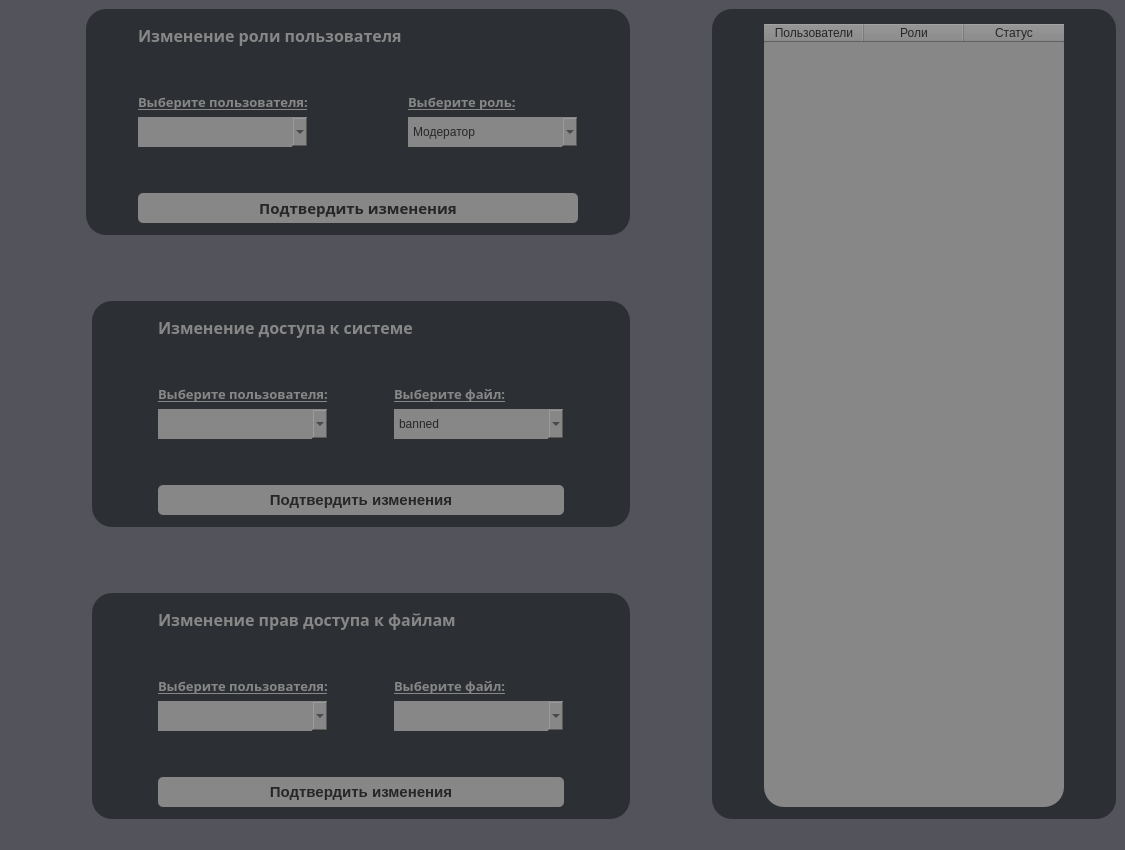
<?xml version="1.0" encoding="UTF-8"?>
<ui version="4.0">
 <class>adminpanel1</class>
 <widget class="QMainWindow" name="adminpanel1">
  <property name="geometry">
   <rect>
    <x>0</x>
    <y>0</y>
    <width>1125</width>
    <height>850</height>
   </rect>
  </property>
  <property name="windowTitle">
   <string>Панель администратора</string>
  </property>
  <property name="styleSheet">
   <string notr="true">background-color: rgb(83, 83, 92);</string>
  </property>
  <widget class="QWidget" name="centralwidget">
   <layout class="QGridLayout" name="gridLayout_4">
    <item row="0" column="1" colspan="2">
     <widget class="QGroupBox" name="groupBox_2">
      <property name="minimumSize">
       <size>
        <width>380</width>
        <height>150</height>
       </size>
      </property>
      <property name="styleSheet">
       <string notr="true">background-color: rgb(44, 47, 51);
color: rgb(255, 255, 255);
border-radius: 20px;</string>
      </property>
      <property name="title">
       <string/>
      </property>
      <layout class="QGridLayout" name="gridLayout">
       <item row="3" column="2">
        <widget class="QComboBox" name="comboBox_2">
         <property name="minimumSize">
          <size>
           <width>170</width>
           <height>30</height>
          </size>
         </property>
         <property name="styleSheet">
          <string notr="true">background-color: rgb(135, 135, 135);
color: rgb(38, 38, 38);
font: 700 10pt &quot;gg sans&quot;;</string>
         </property>
         <item>
          <property name="text">
           <string>Модератор</string>
          </property>
         </item>
         <item>
          <property name="text">
           <string>Пользователь</string>
          </property>
         </item>
         <item>
          <property name="text">
           <string>Гость</string>
          </property>
         </item>
        </widget>
       </item>
       <item row="2" column="1">
        <widget class="QLabel" name="label_3">
         <property name="font">
          <font>
           <family>gg sans</family>
           <pointsize>10</pointsize>
           <bold>true</bold>
           <underline>true</underline>
          </font>
         </property>
         <property name="styleSheet">
          <string notr="true">background-color: rgb(44, 47, 51);
color: rgb(135, 135, 135);
border-radius: 5px;</string>
         </property>
         <property name="text">
          <string>Выберите пользователя:</string>
         </property>
        </widget>
       </item>
       <item row="3" column="0">
        <spacer name="horizontalSpacer_2">
         <property name="orientation">
          <enum>Qt::Horizontal</enum>
         </property>
         <property name="sizeHint" stdset="0">
          <size>
           <width>40</width>
           <height>20</height>
          </size>
         </property>
        </spacer>
       </item>
       <item row="0" column="1">
        <widget class="QLabel" name="label">
         <property name="minimumSize">
          <size>
           <width>260</width>
           <height>20</height>
          </size>
         </property>
         <property name="font">
          <font>
           <family>gg sans</family>
           <pointsize>12</pointsize>
           <bold>true</bold>
          </font>
         </property>
         <property name="styleSheet">
          <string notr="true">background-color: rgb(44, 47, 51);
color: rgb(135, 135, 135);
border-radius: 5px;</string>
         </property>
         <property name="text">
          <string>Изменение роли пользователя</string>
         </property>
        </widget>
       </item>
       <item row="1" column="1">
        <spacer name="verticalSpacer_2">
         <property name="orientation">
          <enum>Qt::Vertical</enum>
         </property>
         <property name="sizeHint" stdset="0">
          <size>
           <width>20</width>
           <height>40</height>
          </size>
         </property>
        </spacer>
       </item>
       <item row="3" column="1">
        <widget class="QComboBox" name="comboBox">
         <property name="minimumSize">
          <size>
           <width>170</width>
           <height>30</height>
          </size>
         </property>
         <property name="maximumSize">
          <size>
           <width>170</width>
           <height>16777215</height>
          </size>
         </property>
         <property name="styleSheet">
          <string notr="true">background-color: rgb(135, 135, 135);
color: rgb(38, 38, 38);
font: 700 10pt &quot;gg sans&quot;;</string>
         </property>
        </widget>
       </item>
       <item row="3" column="3">
        <spacer name="horizontalSpacer_3">
         <property name="orientation">
          <enum>Qt::Horizontal</enum>
         </property>
         <property name="sizeHint" stdset="0">
          <size>
           <width>40</width>
           <height>20</height>
          </size>
         </property>
        </spacer>
       </item>
       <item row="5" column="1" colspan="2">
        <widget class="QPushButton" name="pushButton">
         <property name="minimumSize">
          <size>
           <width>250</width>
           <height>30</height>
          </size>
         </property>
         <property name="font">
          <font>
           <family>gg sans</family>
           <pointsize>11</pointsize>
           <bold>true</bold>
          </font>
         </property>
         <property name="styleSheet">
          <string notr="true">background-color: rgb(135, 135, 135);
color: rgb(38, 38, 38);
border-radius: 5px;</string>
         </property>
         <property name="text">
          <string>Подтвердить изменения</string>
         </property>
        </widget>
       </item>
       <item row="4" column="1">
        <spacer name="verticalSpacer">
         <property name="orientation">
          <enum>Qt::Vertical</enum>
         </property>
         <property name="sizeHint" stdset="0">
          <size>
           <width>20</width>
           <height>40</height>
          </size>
         </property>
        </spacer>
       </item>
       <item row="2" column="2">
        <widget class="QLabel" name="label_5">
         <property name="font">
          <font>
           <family>gg sans</family>
           <pointsize>10</pointsize>
           <bold>true</bold>
           <underline>true</underline>
          </font>
         </property>
         <property name="styleSheet">
          <string notr="true">background-color: rgb(44, 47, 51);
color: rgb(135, 135, 135);
border-radius: 5px;</string>
         </property>
         <property name="text">
          <string>Выберите роль:</string>
         </property>
        </widget>
       </item>
      </layout>
     </widget>
    </item>
    <item row="0" column="3">
     <spacer name="horizontalSpacer">
      <property name="orientation">
       <enum>Qt::Horizontal</enum>
      </property>
      <property name="sizeHint" stdset="0">
       <size>
        <width>40</width>
        <height>20</height>
       </size>
      </property>
     </spacer>
    </item>
    <item row="2" column="2">
     <widget class="QGroupBox" name="groupBox_3">
      <property name="minimumSize">
       <size>
        <width>380</width>
        <height>150</height>
       </size>
      </property>
      <property name="styleSheet">
       <string notr="true">background-color: rgb(44, 47, 51);
color: rgb(255, 255, 255);
border-radius: 20px;</string>
      </property>
      <property name="title">
       <string/>
      </property>
      <layout class="QGridLayout" name="gridLayout_2">
       <item row="2" column="1">
        <widget class="QLabel" name="label_4">
         <property name="font">
          <font>
           <family>gg sans</family>
           <pointsize>10</pointsize>
           <bold>true</bold>
           <underline>true</underline>
          </font>
         </property>
         <property name="styleSheet">
          <string notr="true">background-color: rgb(44, 47, 51);
color: rgb(135, 135, 135);
border-radius: 5px;</string>
         </property>
         <property name="text">
          <string>Выберите пользователя:</string>
         </property>
        </widget>
       </item>
       <item row="2" column="3">
        <widget class="QLabel" name="label_6">
         <property name="font">
          <font>
           <family>gg sans</family>
           <pointsize>10</pointsize>
           <bold>true</bold>
           <underline>true</underline>
          </font>
         </property>
         <property name="styleSheet">
          <string notr="true">background-color: rgb(44, 47, 51);
color: rgb(135, 135, 135);
border-radius: 5px;</string>
         </property>
         <property name="text">
          <string>Выберите файл:</string>
         </property>
        </widget>
       </item>
       <item row="5" column="1" colspan="3">
        <widget class="QPushButton" name="pushButton_2">
         <property name="minimumSize">
          <size>
           <width>250</width>
           <height>30</height>
          </size>
         </property>
         <property name="font">
          <font>
           <pointsize>11</pointsize>
           <bold>true</bold>
          </font>
         </property>
         <property name="styleSheet">
          <string notr="true">background-color: rgb(135, 135, 135);
color: rgb(38, 38, 38);
border-radius: 5px;</string>
         </property>
         <property name="text">
          <string>Подтвердить изменения</string>
         </property>
        </widget>
       </item>
       <item row="0" column="1" colspan="3">
        <widget class="QLabel" name="label_2">
         <property name="minimumSize">
          <size>
           <width>290</width>
           <height>20</height>
          </size>
         </property>
         <property name="font">
          <font>
           <family>gg sans</family>
           <pointsize>12</pointsize>
           <bold>true</bold>
          </font>
         </property>
         <property name="styleSheet">
          <string notr="true">background-color: rgb(44, 47, 51);
color: rgb(135, 135, 135);
border-radius: 5px;</string>
         </property>
         <property name="text">
          <string>Изменение доступа к системе </string>
         </property>
        </widget>
       </item>
       <item row="3" column="4">
        <spacer name="horizontalSpacer_14">
         <property name="orientation">
          <enum>Qt::Horizontal</enum>
         </property>
         <property name="sizeHint" stdset="0">
          <size>
           <width>40</width>
           <height>20</height>
          </size>
         </property>
        </spacer>
       </item>
       <item row="4" column="1">
        <spacer name="verticalSpacer_4">
         <property name="orientation">
          <enum>Qt::Vertical</enum>
         </property>
         <property name="sizeHint" stdset="0">
          <size>
           <width>20</width>
           <height>40</height>
          </size>
         </property>
        </spacer>
       </item>
       <item row="3" column="1">
        <widget class="QComboBox" name="comboBox_3">
         <property name="minimumSize">
          <size>
           <width>170</width>
           <height>30</height>
          </size>
         </property>
         <property name="styleSheet">
          <string notr="true">background-color: rgb(135, 135, 135);
color: rgb(38, 38, 38);
font: 700 10pt &quot;gg sans&quot;;</string>
         </property>
        </widget>
       </item>
       <item row="3" column="0">
        <spacer name="horizontalSpacer_13">
         <property name="orientation">
          <enum>Qt::Horizontal</enum>
         </property>
         <property name="sizeHint" stdset="0">
          <size>
           <width>40</width>
           <height>20</height>
          </size>
         </property>
        </spacer>
       </item>
       <item row="1" column="1">
        <spacer name="verticalSpacer_3">
         <property name="orientation">
          <enum>Qt::Vertical</enum>
         </property>
         <property name="sizeHint" stdset="0">
          <size>
           <width>20</width>
           <height>40</height>
          </size>
         </property>
        </spacer>
       </item>
       <item row="3" column="3">
        <widget class="QComboBox" name="comboBox_4">
         <property name="minimumSize">
          <size>
           <width>170</width>
           <height>30</height>
          </size>
         </property>
         <property name="styleSheet">
          <string notr="true">background-color: rgb(135, 135, 135);
font: 700 10pt &quot;gg sans&quot;;
color: rgb(38, 38, 38);</string>
         </property>
         <item>
          <property name="text">
           <string>banned</string>
          </property>
         </item>
         <item>
          <property name="text">
           <string>active</string>
          </property>
         </item>
        </widget>
       </item>
       <item row="3" column="2">
        <spacer name="horizontalSpacer_15">
         <property name="orientation">
          <enum>Qt::Horizontal</enum>
         </property>
         <property name="sizeHint" stdset="0">
          <size>
           <width>40</width>
           <height>20</height>
          </size>
         </property>
        </spacer>
       </item>
      </layout>
     </widget>
    </item>
    <item row="0" column="4" rowspan="5">
     <widget class="QGroupBox" name="groupBox">
      <property name="minimumSize">
       <size>
        <width>317</width>
        <height>300</height>
       </size>
      </property>
      <property name="styleSheet">
       <string notr="true">background-color: rgb(44, 47, 51);
color: rgb(255, 255, 255);
border-radius: 20px;</string>
      </property>
      <property name="title">
       <string/>
      </property>
      <layout class="QHBoxLayout" name="horizontalLayout">
       <item>
        <spacer name="horizontalSpacer_18">
         <property name="orientation">
          <enum>Qt::Horizontal</enum>
         </property>
         <property name="sizeHint" stdset="0">
          <size>
           <width>40</width>
           <height>20</height>
          </size>
         </property>
        </spacer>
       </item>
       <item>
        <widget class="QTableWidget" name="tableWidget">
         <property name="minimumSize">
          <size>
           <width>300</width>
           <height>280</height>
          </size>
         </property>
         <property name="maximumSize">
          <size>
           <width>200</width>
           <height>16777215</height>
          </size>
         </property>
         <property name="styleSheet">
          <string notr="true">background-color: rgb(135, 135, 135);
color: rgb(38, 38, 38);</string>
         </property>
         <column>
          <property name="text">
           <string>Пользователи</string>
          </property>
          <property name="font">
           <font>
            <family>Segoe UI</family>
            <bold>false</bold>
           </font>
          </property>
         </column>
         <column>
          <property name="text">
           <string>Роли</string>
          </property>
         </column>
         <column>
          <property name="text">
           <string>Статус</string>
          </property>
         </column>
        </widget>
       </item>
       <item>
        <spacer name="horizontalSpacer_19">
         <property name="orientation">
          <enum>Qt::Horizontal</enum>
         </property>
         <property name="sizeHint" stdset="0">
          <size>
           <width>40</width>
           <height>20</height>
          </size>
         </property>
        </spacer>
       </item>
      </layout>
     </widget>
    </item>
    <item row="4" column="2">
     <widget class="QGroupBox" name="groupBox_4">
      <property name="minimumSize">
       <size>
        <width>380</width>
        <height>150</height>
       </size>
      </property>
      <property name="styleSheet">
       <string notr="true">background-color: rgb(44, 47, 51);
color: rgb(255, 255, 255);
border-radius: 20px;</string>
      </property>
      <property name="title">
       <string/>
      </property>
      <layout class="QGridLayout" name="gridLayout_3">
       <item row="2" column="1">
        <widget class="QLabel" name="label_7">
         <property name="font">
          <font>
           <family>gg sans</family>
           <pointsize>10</pointsize>
           <bold>true</bold>
           <underline>true</underline>
          </font>
         </property>
         <property name="styleSheet">
          <string notr="true">background-color: rgb(44, 47, 51);
color: rgb(135, 135, 135);
border-radius: 5px;</string>
         </property>
         <property name="text">
          <string>Выберите пользователя:</string>
         </property>
        </widget>
       </item>
       <item row="2" column="3">
        <widget class="QLabel" name="label_8">
         <property name="font">
          <font>
           <family>gg sans</family>
           <pointsize>10</pointsize>
           <bold>true</bold>
           <underline>true</underline>
          </font>
         </property>
         <property name="styleSheet">
          <string notr="true">background-color: rgb(44, 47, 51);
color: rgb(135, 135, 135);
border-radius: 5px;</string>
         </property>
         <property name="text">
          <string>Выберите файл:</string>
         </property>
        </widget>
       </item>
       <item row="5" column="1" colspan="3">
        <widget class="QPushButton" name="pushButton_3">
         <property name="minimumSize">
          <size>
           <width>250</width>
           <height>30</height>
          </size>
         </property>
         <property name="font">
          <font>
           <pointsize>11</pointsize>
           <bold>true</bold>
          </font>
         </property>
         <property name="styleSheet">
          <string notr="true">background-color: rgb(135, 135, 135);
color: rgb(38, 38, 38);
border-radius: 5px;</string>
         </property>
         <property name="text">
          <string>Подтвердить изменения</string>
         </property>
        </widget>
       </item>
       <item row="3" column="4">
        <spacer name="horizontalSpacer_16">
         <property name="orientation">
          <enum>Qt::Horizontal</enum>
         </property>
         <property name="sizeHint" stdset="0">
          <size>
           <width>40</width>
           <height>20</height>
          </size>
         </property>
        </spacer>
       </item>
       <item row="4" column="1">
        <spacer name="verticalSpacer_6">
         <property name="orientation">
          <enum>Qt::Vertical</enum>
         </property>
         <property name="sizeHint" stdset="0">
          <size>
           <width>20</width>
           <height>40</height>
          </size>
         </property>
        </spacer>
       </item>
       <item row="3" column="1">
        <widget class="QComboBox" name="comboBox_5">
         <property name="minimumSize">
          <size>
           <width>170</width>
           <height>30</height>
          </size>
         </property>
         <property name="styleSheet">
          <string notr="true">background-color: rgb(135, 135, 135);
color: rgb(38, 38, 38);
font: 700 10pt &quot;gg sans&quot;;</string>
         </property>
        </widget>
       </item>
       <item row="3" column="0">
        <spacer name="horizontalSpacer_17">
         <property name="orientation">
          <enum>Qt::Horizontal</enum>
         </property>
         <property name="sizeHint" stdset="0">
          <size>
           <width>40</width>
           <height>20</height>
          </size>
         </property>
        </spacer>
       </item>
       <item row="1" column="1">
        <spacer name="verticalSpacer_7">
         <property name="orientation">
          <enum>Qt::Vertical</enum>
         </property>
         <property name="sizeHint" stdset="0">
          <size>
           <width>20</width>
           <height>40</height>
          </size>
         </property>
        </spacer>
       </item>
       <item row="3" column="3">
        <widget class="QComboBox" name="comboBox_6">
         <property name="minimumSize">
          <size>
           <width>170</width>
           <height>30</height>
          </size>
         </property>
         <property name="styleSheet">
          <string notr="true">background-color: rgb(135, 135, 135);
font: 700 10pt &quot;gg sans&quot;;
color: rgb(38, 38, 38);</string>
         </property>
        </widget>
       </item>
       <item row="3" column="2">
        <spacer name="horizontalSpacer_20">
         <property name="orientation">
          <enum>Qt::Horizontal</enum>
         </property>
         <property name="sizeHint" stdset="0">
          <size>
           <width>40</width>
           <height>20</height>
          </size>
         </property>
        </spacer>
       </item>
       <item row="0" column="1" colspan="3">
        <widget class="QLabel" name="label_9">
         <property name="minimumSize">
          <size>
           <width>290</width>
           <height>20</height>
          </size>
         </property>
         <property name="font">
          <font>
           <family>gg sans</family>
           <pointsize>12</pointsize>
           <bold>true</bold>
          </font>
         </property>
         <property name="styleSheet">
          <string notr="true">background-color: rgb(44, 47, 51);
color: rgb(135, 135, 135);
border-radius: 5px;</string>
         </property>
         <property name="text">
          <string>Изменение прав доступа к файлам</string>
         </property>
        </widget>
       </item>
      </layout>
     </widget>
    </item>
    <item row="0" column="0">
     <spacer name="horizontalSpacer_4">
      <property name="orientation">
       <enum>Qt::Horizontal</enum>
      </property>
      <property name="sizeHint" stdset="0">
       <size>
        <width>40</width>
        <height>20</height>
       </size>
      </property>
     </spacer>
    </item>
    <item row="3" column="2">
     <spacer name="verticalSpacer_8">
      <property name="orientation">
       <enum>Qt::Vertical</enum>
      </property>
      <property name="sizeHint" stdset="0">
       <size>
        <width>20</width>
        <height>40</height>
       </size>
      </property>
     </spacer>
    </item>
    <item row="1" column="2">
     <spacer name="verticalSpacer_5">
      <property name="orientation">
       <enum>Qt::Vertical</enum>
      </property>
      <property name="sizeHint" stdset="0">
       <size>
        <width>20</width>
        <height>40</height>
       </size>
      </property>
     </spacer>
    </item>
   </layout>
  </widget>
  <widget class="QStatusBar" name="statusbar"/>
 </widget>
 <resources/>
 <connections/>
</ui>
